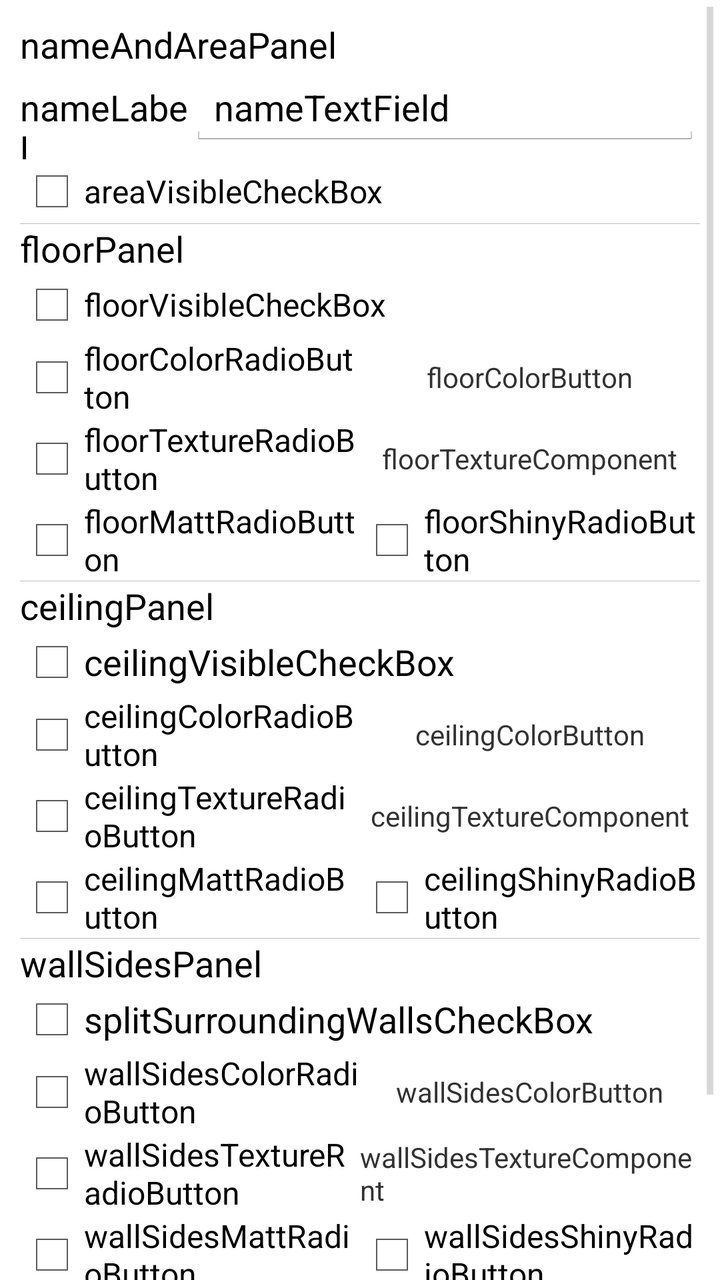
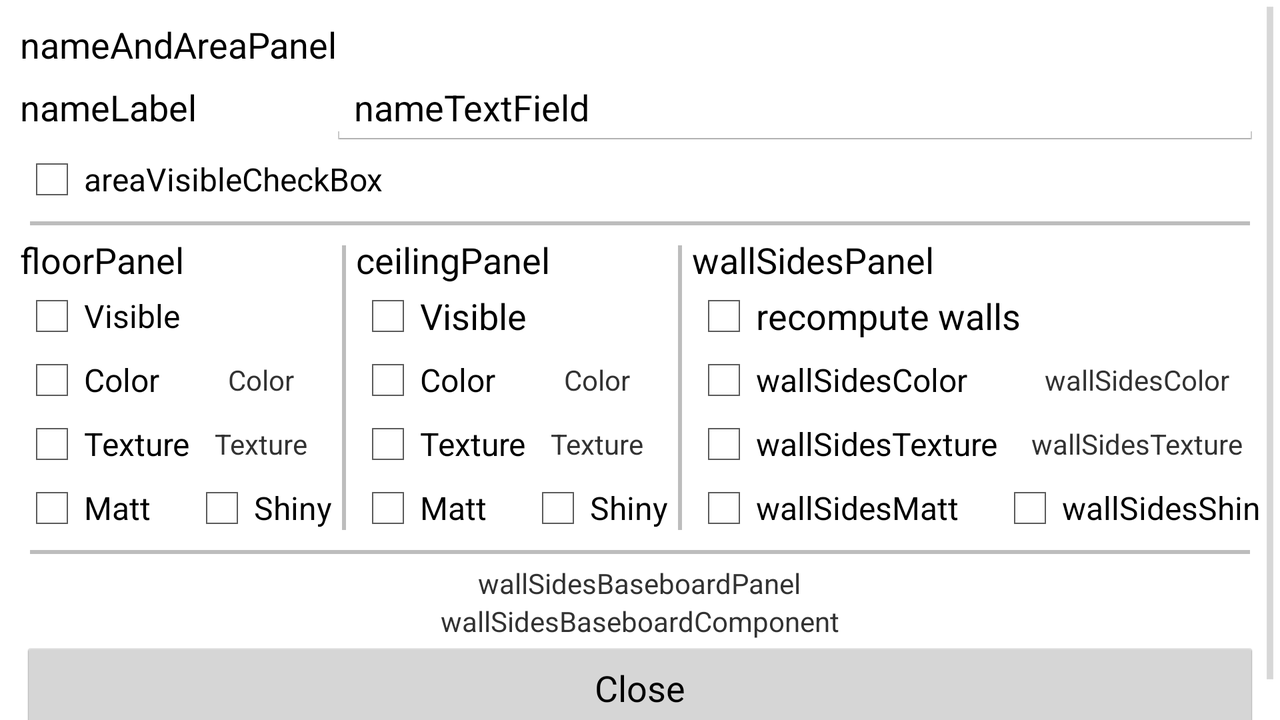

One screen, two layout resources from the same app: the default and the author's alternative for another configuration. Each is rendered where Android would select it; the XML of both is given below.
<!-- AndroidManifest.xml: application theme MyCustomTheme -->
<!-- res/layout/dialog_roompanel.xml -->
<?xml version="1.0" encoding="utf-8"?>
<ScrollView xmlns:android="http://schemas.android.com/apk/res/android"
            android:orientation="vertical"
            android:layout_width="match_parent"
            android:layout_height="match_parent">
    <LinearLayout xmlns:android="http://schemas.android.com/apk/res/android"
                  android:orientation="vertical"
                  android:layout_width="match_parent"
                  android:layout_height="match_parent"
                  android:padding="10dp"
                  android:showDividers="middle"
                  android:divider="@drawable/empty_tall_divider">
        <TableLayout
            android:id="@+id/roompanel_nameAndAreaTable"
            android:layout_width="match_parent"
            android:layout_height="wrap_content"
            android:stretchColumns="*">
            <TextView
                android:id="@+id/roompanel_nameAndAreaPanel"
                android:text="nameAndAreaPanel"
                android:textAppearance="?android:attr/textAppearanceMedium"
                android:layout_width="match_parent"
                android:layout_height="wrap_content"/>
            <TableRow>
                <TextView
                    android:id="@+id/roompanel_nameLabel"
                    android:text="nameLabel"
                    android:textAppearance="?android:attr/textAppearanceMedium"
                    android:layout_width="0dp"
                    android:layout_height="wrap_content"
                    android:layout_weight="1"/>
                <EditText
                    android:id="@+id/roompanel_nameTextField"
                    android:text="nameTextField"
                    android:layout_width="0dp"
                    android:layout_height="wrap_content"
                    android:layout_weight="3"/>
            </TableRow>
            <CheckBox
                android:id="@+id/roompanel_areaVisibleCheckBox"
                android:text="areaVisibleCheckBox"
                android:layout_width="match_parent"
                android:layout_height="wrap_content"
                android:layout_gravity="center_vertical"/>
            <TextView android:layout_height="1px" android:layout_width="fill_parent" android:background="#BDBDBD"/>
        </TableLayout>

        <TableLayout
            android:id="@+id/roompanel_floorPanelTable"
            android:layout_width="match_parent"
            android:layout_height="wrap_content"
            android:stretchColumns="*">
            <TextView
                android:id="@+id/roompanel_floorPanel"
                android:text="floorPanel"
                android:textAppearance="?android:attr/textAppearanceMedium"
                android:layout_width="match_parent"
                android:layout_height="wrap_content"/>
            <CheckBox
                android:id="@+id/roompanel_floorVisibleCheckBox"
                android:text="floorVisibleCheckBox"
                android:layout_width="0dp"
                android:layout_height="wrap_content"
                android:layout_gravity="center_vertical"/>

            <TableRow>
                <CheckBox
                    android:id="@+id/roompanel_floorColorRadioButton"
                    android:text="floorColorRadioButton"
                    android:layout_width="0dp"
                    android:layout_height="wrap_content"
                    android:layout_gravity="center_vertical"/>
                <TextView
                    android:id="@+id/roompanel_floorColorButton"
                    android:text="floorColorButton"
                    android:layout_width="0dp"
                    android:layout_height="wrap_content"
                    android:layout_gravity="center_vertical|center_horizontal"/>
            </TableRow>
            <TableRow>
                <CheckBox
                    android:id="@+id/roompanel_floorTextureRadioButton"
                    android:text="floorTextureRadioButton"
                    android:layout_width="0dp"
                    android:layout_height="wrap_content"
                    android:layout_gravity="center_vertical"/>
                <TextView
                    android:id="@+id/roompanel_floorTextureComponent"
                    android:text="floorTextureComponent"
                    android:layout_width="0dp"
                    android:layout_height="wrap_content"
                    android:layout_gravity="center_vertical|center_horizontal"/>
            </TableRow>
            <TableRow>
                <CheckBox
                    android:id="@+id/roompanel_floorMattRadioButton"
                    android:text="floorMattRadioButton"
                    android:layout_width="0dp"
                    android:layout_height="wrap_content"
                    android:layout_gravity="center_vertical"/>
                <CheckBox
                    android:id="@+id/roompanel_floorShinyRadioButton"
                    android:text="floorShinyRadioButton"
                    android:layout_width="0dp"
                    android:layout_height="wrap_content"
                    android:layout_gravity="center_vertical"/>
            </TableRow>
            <TextView android:layout_height="1px" android:layout_width="fill_parent" android:background="#BDBDBD"/>
        </TableLayout>

        <TableLayout
            android:id="@+id/roompanel_ceilingPanelTable"
            android:layout_width="match_parent"
            android:layout_height="wrap_content"
            android:stretchColumns="*">
            <TextView
                android:id="@+id/roompanel_ceilingPanel"
                android:text="ceilingPanel"
                android:textAppearance="?android:attr/textAppearanceMedium"
                android:layout_width="match_parent"
                android:layout_height="wrap_content"/>
            <CheckBox
                android:id="@+id/roompanel_ceilingVisibleCheckBox"
                android:text="ceilingVisibleCheckBox"
                android:textAppearance="?android:attr/textAppearanceMedium"
                android:layout_width="match_parent"
                android:layout_height="wrap_content"
                android:layout_gravity="center_vertical"/>
            <TableRow>
                <CheckBox
                    android:id="@+id/roompanel_ceilingColorRadioButton"
                    android:text="ceilingColorRadioButton"
                    android:layout_width="0dp"
                    android:layout_height="wrap_content"
                    android:layout_gravity="center_vertical"/>
                <TextView
                    android:id="@+id/roompanel_ceilingColorButton"
                    android:text="ceilingColorButton"
                    android:layout_width="0dp"
                    android:layout_height="wrap_content"
                    android:layout_gravity="center_vertical|center_horizontal"/>
            </TableRow>
            <TableRow>
                <CheckBox
                    android:id="@+id/roompanel_ceilingTextureRadioButton"
                    android:text="ceilingTextureRadioButton"
                    android:layout_width="0dp"
                    android:layout_height="wrap_content"
                    android:layout_gravity="center_vertical"/>
                <TextView
                    android:id="@+id/roompanel_ceilingTextureComponent"
                    android:text="ceilingTextureComponent"
                    android:layout_width="0dp"
                    android:layout_height="wrap_content"
                    android:layout_gravity="center_vertical|center_horizontal"/>
            </TableRow>
            <TableRow>
                <CheckBox
                    android:id="@+id/roompanel_ceilingMattRadioButton"
                    android:text="ceilingMattRadioButton"
                    android:layout_width="0dp"
                    android:layout_height="wrap_content"
                    android:layout_gravity="center_vertical"/>
                <CheckBox
                    android:id="@+id/roompanel_ceilingShinyRadioButton"
                    android:text="ceilingShinyRadioButton"
                    android:layout_width="0dp"
                    android:layout_height="wrap_content"
                    android:layout_gravity="center_vertical"/>
            </TableRow>
            <TextView android:layout_height="1px" android:layout_width="fill_parent" android:background="#BDBDBD"/>
        </TableLayout>

        <TableLayout
            android:id="@+id/roompanel_wallSidesPanelTable"
            android:layout_width="match_parent"
            android:layout_height="wrap_content"
            android:stretchColumns="*">
            <TextView
                android:id="@+id/roompanel_wallSidesPanel"
                android:text="wallSidesPanel"
                android:textAppearance="?android:attr/textAppearanceMedium"
                android:layout_width="match_parent"
                android:layout_height="wrap_content"/>
            <CheckBox
                android:id="@+id/roompanel_splitSurroundingWallsCheckBox"
                android:text="splitSurroundingWallsCheckBox"
                android:textAppearance="?android:attr/textAppearanceMedium"
                android:layout_width="match_parent"
                android:layout_height="wrap_content"
                android:layout_gravity="center_vertical"/>
            <TableRow>
                <CheckBox
                    android:id="@+id/roompanel_wallSidesColorRadioButton"
                    android:text="wallSidesColorRadioButton"
                    android:layout_width="0dp"
                    android:layout_height="wrap_content"
                    android:layout_gravity="center_vertical"/>
                <TextView
                    android:id="@+id/roompanel_wallSidesColorButton"
                    android:text="wallSidesColorButton"
                    android:layout_width="0dp"
                    android:layout_height="wrap_content"
                    android:layout_gravity="center_vertical|center_horizontal"/>
            </TableRow>
            <TableRow>
                <CheckBox
                    android:id="@+id/roompanel_wallSidesTextureRadioButton"
                    android:text="wallSidesTextureRadioButton"
                    android:layout_width="0dp"
                    android:layout_height="wrap_content"
                    android:layout_gravity="center_vertical"/>
                <TextView
                    android:id="@+id/roompanel_wallSidesTextureComponent"
                    android:text="wallSidesTextureComponent"
                    android:layout_width="0dp"
                    android:layout_height="wrap_content"
                    android:layout_gravity="center_vertical|center_horizontal"/>
            </TableRow>
            <TableRow>
                <CheckBox
                    android:id="@+id/roompanel_wallSidesMattRadioButton"
                    android:text="wallSidesMattRadioButton"
                    android:layout_width="0dp"
                    android:layout_height="wrap_content"
                    android:layout_gravity="center_vertical"/>
                <CheckBox
                    android:id="@+id/roompanel_wallSidesShinyRadioButton"
                    android:text="wallSidesShinyRadioButton"
                    android:layout_width="0dp"
                    android:layout_height="wrap_content"
                    android:layout_gravity="center_vertical"/>
            </TableRow>
            <TextView android:layout_height="1px" android:layout_width="fill_parent" android:background="#BDBDBD"/>
        </TableLayout>

        <TextView
            android:id="@+id/roompanel_wallSidesBaseboardPanel"
            android:text="wallSidesBaseboardPanel"
            android:layout_width="match_parent"
            android:layout_height="wrap_content"
            android:layout_gravity="center_vertical|center_horizontal"/>
        <TextView
            android:id="@+id/roompanel_wallSidesBaseboardComponent"
            android:text="wallSidesBaseboardComponent"
            android:layout_width="match_parent"
            android:layout_height="wrap_content"
            android:layout_gravity="center_vertical|center_horizontal"/>
        <Button
            android:id="@+id/roompanel_closeButton"
            android:text="Close"
            android:layout_width="match_parent"
            android:layout_height="wrap_content"
            android:layout_gravity="center_vertical|center_horizontal"/>
    </LinearLayout>
</ScrollView>
<!-- resources referenced by this layout -->
<resources>
  <style name="MyCustomTheme" parent="@android:style/Theme.Holo.Light">
          <item name="android:actionBarStyle">@style/MyActionBarTheme</item>
      </style>
  <style name="MyActionBarTheme" parent="@android:style/Widget.Holo.Light.ActionBar">
          <item name="android:background">#FF0065a5</item>
      </style>
</resources>
<!-- res/layout-land/dialog_roompanel.xml (the author's variant of the layout above) -->
<!-- drawn on the phone turned sideways -->
<?xml version="1.0" encoding="utf-8"?>
<ScrollView xmlns:android="http://schemas.android.com/apk/res/android"
            android:layout_width="match_parent"
            android:layout_height="match_parent"
            android:orientation="vertical">

    <LinearLayout
        android:layout_width="wrap_content"
        android:layout_height="wrap_content"
        android:divider="@drawable/empty_tall_divider"
        android:orientation="vertical"
        android:padding="10dp"
        android:showDividers="middle">


        <TableLayout
            android:id="@+id/roompanel_nameAndAreaTable"
            android:layout_width="match_parent"
            android:layout_height="wrap_content"
            android:stretchColumns="*">

            <TextView
                android:id="@+id/roompanel_nameAndAreaPanel"
                android:layout_width="match_parent"
                android:layout_height="wrap_content"
                android:text="nameAndAreaPanel"
                android:textAppearance="?android:attr/textAppearanceMedium"/>

            <TableRow>

                <TextView
                    android:id="@+id/roompanel_nameLabel"
                    android:layout_width="0dp"
                    android:layout_height="wrap_content"
                    android:layout_weight="1"
                    android:text="nameLabel"
                    android:textAppearance="?android:attr/textAppearanceMedium"/>

                <EditText
                    android:id="@+id/roompanel_nameTextField"
                    android:layout_width="0dp"
                    android:layout_height="wrap_content"
                    android:layout_weight="3"
                    android:importantForAutofill="no"
                    android:text="nameTextField"/>
            </TableRow>

            <CheckBox
                android:id="@+id/roompanel_areaVisibleCheckBox"
                android:layout_width="match_parent"
                android:layout_height="wrap_content"
                android:layout_gravity="center_vertical"
                android:text="areaVisibleCheckBox"/>


        </TableLayout>

        <TextView
            android:layout_width="match_parent"
            android:layout_height="2dp"
            android:layout_margin="5dp"
            android:background="#BDBDBD"/>

        <LinearLayout
            android:layout_width="wrap_content"
            android:layout_height="wrap_content"
            android:orientation="horizontal">

            <TableLayout
                android:id="@+id/roompanel_floorPanelTable"
                android:layout_width="wrap_content"
                android:layout_height="wrap_content">

                <TextView
                    android:id="@+id/roompanel_floorPanel"
                    android:layout_width="wrap_content"
                    android:layout_height="wrap_content"
                    android:text="floorPanel"
                    android:textAppearance="?android:attr/textAppearanceMedium"/>

                <CheckBox
                    android:id="@+id/roompanel_floorVisibleCheckBox"
                    android:layout_width="wrap_content"
                    android:layout_height="wrap_content"
                    android:layout_gravity="center_vertical"
                    android:text="Visible"/>

                <TableRow>

                    <CheckBox
                        android:id="@+id/roompanel_floorColorRadioButton"
                        android:layout_width="wrap_content"
                        android:layout_height="wrap_content"
                        android:layout_gravity="center_vertical"
                        android:text="Color"/>

                    <TextView
                        android:id="@+id/roompanel_floorColorButton"
                        android:layout_width="wrap_content"
                        android:layout_height="wrap_content"
                        android:layout_gravity="center_vertical|center_horizontal"
                        android:text="Color"/>
                </TableRow>

                <TableRow>

                    <CheckBox
                        android:id="@+id/roompanel_floorTextureRadioButton"
                        android:layout_width="wrap_content"
                        android:layout_height="wrap_content"
                        android:layout_gravity="center_vertical"
                        android:text="Texture"/>

                    <TextView
                        android:id="@+id/roompanel_floorTextureComponent"
                        android:layout_width="wrap_content"
                        android:layout_height="wrap_content"
                        android:layout_gravity="center_vertical|center_horizontal"
                        android:text="Texture"/>
                </TableRow>

                <TableRow>

                    <CheckBox
                        android:id="@+id/roompanel_floorMattRadioButton"
                        android:layout_width="wrap_content"
                        android:layout_height="wrap_content"
                        android:layout_gravity="center_vertical"
                        android:text="Matt"/>

                    <CheckBox
                        android:id="@+id/roompanel_floorShinyRadioButton"
                        android:layout_width="wrap_content"
                        android:layout_height="wrap_content"
                        android:layout_gravity="center_vertical"
                        android:text="Shiny"/>
                </TableRow>


            </TableLayout>

            <TextView
                android:layout_width="2dp"
                android:layout_height="match_parent"
                android:layout_margin="5dp"
                android:background="#BDBDBD"/>

            <TableLayout
                android:id="@+id/roompanel_ceilingPanelTable"
                android:layout_width="wrap_content"
                android:layout_height="wrap_content">

                <TextView
                    android:id="@+id/roompanel_ceilingPanel"
                    android:layout_width="wrap_content"
                    android:layout_height="wrap_content"
                    android:text="ceilingPanel"
                    android:textAppearance="?android:attr/textAppearanceMedium"/>

                <CheckBox
                    android:id="@+id/roompanel_ceilingVisibleCheckBox"
                    android:layout_width="wrap_content"
                    android:layout_height="wrap_content"
                    android:layout_gravity="center_vertical"
                    android:text="Visible"
                    android:textAppearance="?android:attr/textAppearanceMedium"/>

                <TableRow>

                    <CheckBox
                        android:id="@+id/roompanel_ceilingColorRadioButton"
                        android:layout_width="wrap_content"
                        android:layout_height="wrap_content"
                        android:layout_gravity="center_vertical"
                        android:text="Color"/>

                    <TextView
                        android:id="@+id/roompanel_ceilingColorButton"
                        android:layout_width="wrap_content"
                        android:layout_height="wrap_content"
                        android:layout_gravity="center_vertical|center_horizontal"
                        android:text="Color"/>
                </TableRow>

                <TableRow>

                    <CheckBox
                        android:id="@+id/roompanel_ceilingTextureRadioButton"
                        android:layout_width="wrap_content"
                        android:layout_height="wrap_content"
                        android:layout_gravity="center_vertical"
                        android:text="Texture"/>

                    <TextView
                        android:id="@+id/roompanel_ceilingTextureComponent"
                        android:layout_width="wrap_content"
                        android:layout_height="wrap_content"
                        android:layout_gravity="center_vertical|center_horizontal"
                        android:text="Texture"/>
                </TableRow>

                <TableRow>

                    <CheckBox
                        android:id="@+id/roompanel_ceilingMattRadioButton"
                        android:layout_width="wrap_content"
                        android:layout_height="wrap_content"
                        android:layout_gravity="center_vertical"
                        android:text="Matt"/>

                    <CheckBox
                        android:id="@+id/roompanel_ceilingShinyRadioButton"
                        android:layout_width="wrap_content"
                        android:layout_height="wrap_content"
                        android:layout_gravity="center_vertical"
                        android:text="Shiny"/>
                </TableRow>
            </TableLayout>


            <TextView
                android:layout_width="2dp"
                android:layout_height="match_parent"
                android:layout_margin="5dp"
                android:background="#BDBDBD"/>

            <TableLayout
                android:id="@+id/roompanel_wallSidesPanelTable"
                android:layout_width="wrap_content"
                android:layout_height="wrap_content">

                <TextView
                    android:id="@+id/roompanel_wallSidesPanel"
                    android:layout_width="wrap_content"
                    android:layout_height="wrap_content"
                    android:text="wallSidesPanel"
                    android:textAppearance="?android:attr/textAppearanceMedium"/>

                <CheckBox
                    android:id="@+id/roompanel_splitSurroundingWallsCheckBox"
                    android:layout_width="wrap_content"
                    android:layout_height="wrap_content"
                    android:layout_gravity="center_vertical"
                    android:text="recompute walls"
                    android:textAppearance="?android:attr/textAppearanceMedium"/>

                <TableRow>

                    <CheckBox
                        android:id="@+id/roompanel_wallSidesColorRadioButton"
                        android:layout_width="wrap_content"
                        android:layout_height="wrap_content"
                        android:layout_gravity="center_vertical"
                        android:text="wallSidesColor"/>

                    <TextView
                        android:id="@+id/roompanel_wallSidesColorButton"
                        android:layout_width="wrap_content"
                        android:layout_height="wrap_content"
                        android:layout_gravity="center_vertical|center_horizontal"
                        android:text="wallSidesColor"/>
                </TableRow>

                <TableRow>

                    <CheckBox
                        android:id="@+id/roompanel_wallSidesTextureRadioButton"
                        android:layout_width="wrap_content"
                        android:layout_height="wrap_content"
                        android:layout_gravity="center_vertical"
                        android:text="wallSidesTexture"/>

                    <TextView
                        android:id="@+id/roompanel_wallSidesTextureComponent"
                        android:layout_width="wrap_content"
                        android:layout_height="wrap_content"
                        android:layout_gravity="center_vertical|center_horizontal"
                        android:text="wallSidesTexture"/>
                </TableRow>

                <TableRow>

                    <CheckBox
                        android:id="@+id/roompanel_wallSidesMattRadioButton"
                        android:layout_width="wrap_content"
                        android:layout_height="wrap_content"
                        android:layout_gravity="center_vertical"
                        android:text="wallSidesMatt"/>

                    <CheckBox
                        android:id="@+id/roompanel_wallSidesShinyRadioButton"
                        android:layout_width="wrap_content"
                        android:layout_height="wrap_content"
                        android:layout_gravity="center_vertical"
                        android:text="wallSidesShiny"/>
                </TableRow>

            </TableLayout>
        </LinearLayout>

        <TextView
            android:layout_width="match_parent"
            android:layout_height="2dp"
            android:layout_margin="5dp"
            android:background="#BDBDBD"/>

        <TextView
            android:id="@+id/roompanel_wallSidesBaseboardPanel"
            android:layout_width="wrap_content"
            android:layout_height="wrap_content"
            android:layout_gravity="center_vertical|center_horizontal"
            android:text="wallSidesBaseboardPanel"/>

        <TextView
            android:id="@+id/roompanel_wallSidesBaseboardComponent"
            android:layout_width="wrap_content"
            android:layout_height="wrap_content"
            android:layout_gravity="center_vertical|center_horizontal"
            android:text="wallSidesBaseboardComponent"/>

        <Button
            android:id="@+id/roompanel_closeButton"
            android:layout_width="match_parent"
            android:layout_height="wrap_content"
            android:layout_gravity="center_vertical|center_horizontal"
            android:text="Close"/>
    </LinearLayout>
</ScrollView>
